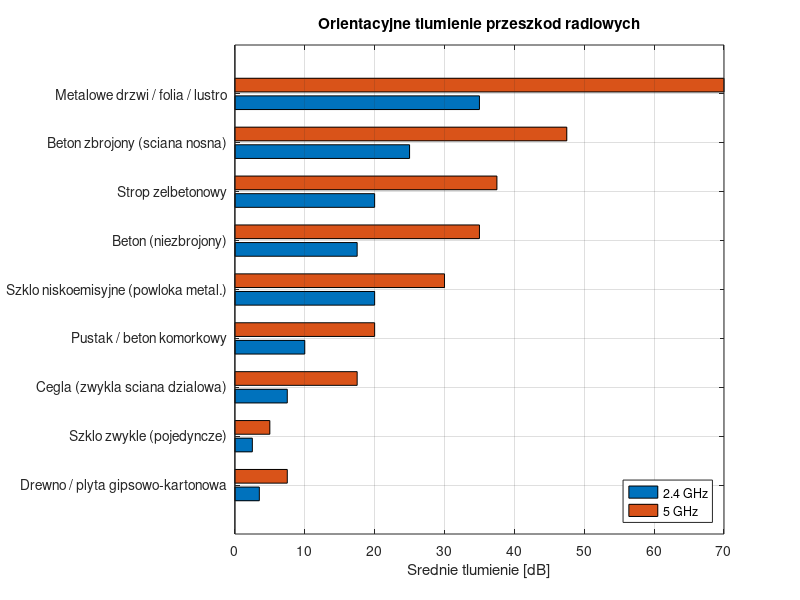

MATLAB code to generate this figure:
% =========================================================================
%  PRZESZKODY RADIOWE - orientacyjne tlumienie materialow budowlanych
%
%  Tabela tlumienia (orientacyjnego) sygnalu radiowego przez typowe
%  przeszkody dla pasm 2.4 GHz i 5 GHz. Dla zadania (1500 MHz) jako
%  odniesienie przyjmuje sie wartosci dla 2.4 GHz - przy nizszej
%  czestotliwosci tlumienie jest zwykle nieco mniejsze (wartosc
%  bezpieczna/gorna oszacowania).
%
%  Skrypt:
%   - wyswietla tabele tlumien,
%   - liczy laczne tlumienie dla przykladowego zestawu przeszkod,
%   - pokazuje wplyw przeszkod na moc odbierana (powiazanie z bilansem).
%
%  Uruchomienie: przeszkody_radiowe
% =========================================================================

clear; clc; close all;

%% --------------------------- DANE (tabela) ------------------------------
% kolumny: nazwa | min@2.4 | max@2.4 | min@5 | max@5   [dB]
mat = {
 'Drewno / plyta gipsowo-kartonowa',      2,  5,   5, 10
 'Szklo zwykle (pojedyncze)',             2,  3,   4,  6
 'Cegla (zwykla sciana dzialowa)',        5, 10,  15, 20
 'Pustak / beton komorkowy',              5, 15,  15, 25
 'Szklo niskoemisyjne (powloka metal.)', 10, 30,  20, 40
 'Beton (niezbrojony)',                  15, 20,  30, 40
 'Strop zelbetonowy',                    15, 25,  30, 45
 'Beton zbrojony (sciana nosna)',        20, 30,  40, 55
 'Metalowe drzwi / folia / lustro',      30, 40,  60, 80   % ~calkowity brak sygnalu
};

%% --------------------------- WYDRUK TABELI ------------------------------
fprintf('\n===========================================================================\n');
fprintf(' ORIENTACYJNE TLUMIENIE PRZESZKOD RADIOWYCH\n');
fprintf('===========================================================================\n');
fprintf('%-40s | %-12s | %-12s\n','Material','2.4 GHz [dB]','5 GHz [dB]');
fprintf('---------------------------------------------------------------------------\n');
for i = 1:size(mat,1)
    fprintf('%-40s | %4g - %-5g | %4g - %-5g\n', ...
        mat{i,1}, mat{i,2}, mat{i,3}, mat{i,4}, mat{i,5});
end
fprintf('===========================================================================\n');

%% ---------------- PRZYKLAD: laczne tlumienie przeszkod ------------------
% Przyklad: sygnal pokonuje 2 sciany dzialowe z cegly + 1 strop zelbetonowy.
wybor = {'Cegla (zwykla sciana dzialowa)', 'Cegla (zwykla sciana dzialowa)', ...
         'Strop zelbetonowy'};

% Sumowanie tlumien wybranych przeszkod dla pasma 2.4 GHz (kolumny 2 i 3)
kmin = 2; kmax = 3;
Lmin = 0; Lmax = 0;
for i = 1:numel(wybor)
    idx = find(strcmp(mat(:,1), wybor{i}), 1);
    if isempty(idx)
        warning('Nie znaleziono materialu: %s', wybor{i});
    else
        Lmin = Lmin + mat{idx,kmin};
        Lmax = Lmax + mat{idx,kmax};
    end
end
fprintf('\nPrzyklad (2 x cegla + strop zelbetonowy) @2.4 GHz:\n');
fprintf('  Laczne tlumienie przeszkod: %g - %g dB (srednio %.1f dB)\n', ...
        Lmin, Lmax, (Lmin+Lmax)/2);

%% ------------- WPLYW NA MOC ODBIERANA (powiazanie z bilansem) -----------
% Bazowa moc odbierana (przyklad z bilansu, przypadek sredni @1 km):
Prx_baza = -58;          % [dBm] przykladowa wartosc z problemu 2
Lsr = (Lmin+Lmax)/2;
fprintf('\n  Moc odbierana bez przeszkod: %g dBm\n', Prx_baza);
fprintf('  Moc odbierana z przeszkodami: %.1f dBm (spadek o %.1f dB)\n', ...
        Prx_baza - Lsr, Lsr);

%% ------------------------------ WYKRES ----------------------------------
figure('Name','Tlumienie przeszkod');
v24 = (cell2mat(mat(:,2)) + cell2mat(mat(:,3)))/2;   % srednia @2.4 GHz
v5  = (cell2mat(mat(:,4)) + cell2mat(mat(:,5)))/2;   % srednia @5 GHz
barh([v24 v5]); grid on;
set(gca,'YTick',1:size(mat,1),'YTickLabel',mat(:,1));
xlabel('Srednie tlumienie [dB]');
title('Orientacyjne tlumienie przeszkod radiowych');
legend('2.4 GHz','5 GHz','Location','southeast');
try, saveas(gcf,'przeszkody.png'); catch, end
